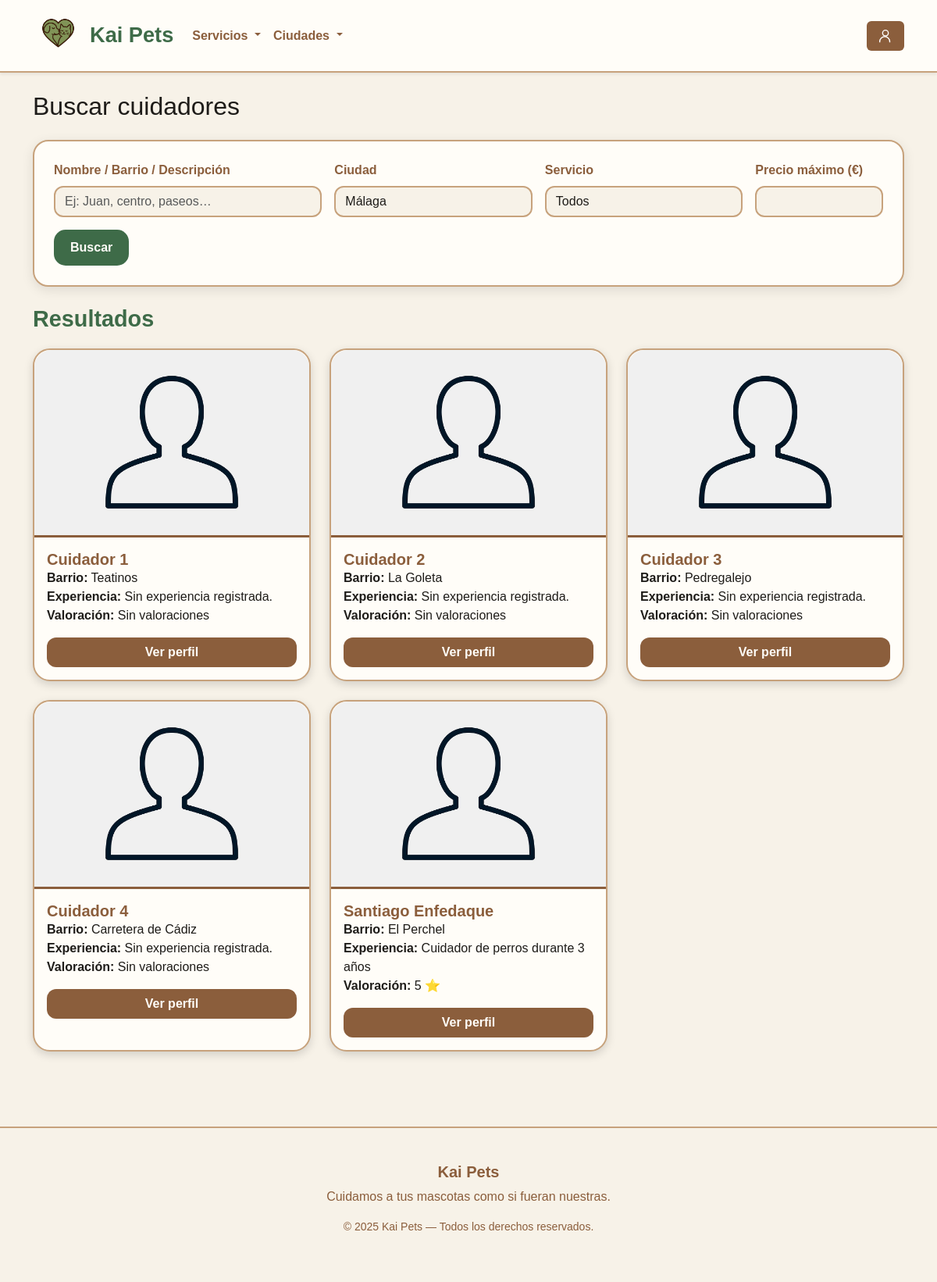
Page /pags/buscador.php?ciudad_id=1 on the committed database.
### tables this page shows
CREATE TABLE `cuidadores` (
  `id` int(11) NOT NULL,
  `usuario_id` int(11) NOT NULL,
  `ciudad_id` int(11) NOT NULL,
  `barrio` varchar(100) NOT NULL,
  `descripcion` text NOT NULL,
  `experiencia` varchar(255) DEFAULT NULL,
  `dni_foto` varchar(255) NOT NULL,
  `foto_perfil` varchar(255) NOT NULL
);

CREATE TABLE `usuarios` (
  `id` int(11) NOT NULL,
  `nombre` varchar(100) NOT NULL,
  `apellido` varchar(200) NOT NULL,
  `email` varchar(255) NOT NULL,
  `password` varchar(255) NOT NULL,
  `telefono` int(9) NOT NULL,
  `direccion` varchar(255) NOT NULL,
  `registro` timestamp NOT NULL DEFAULT current_timestamp(),
  `terminos` tinyint(1) NOT NULL DEFAULT 0,
  `admin` tinyint(1) NOT NULL DEFAULT 0,
  `cuidador` tinyint(1) NOT NULL DEFAULT 0,
  `ciudad_id` int(11) NOT NULL DEFAULT 1
);

### pags/buscador.php (the view, shortened to what this page needs)
<?php
require_once __DIR__ . '/../php/conn_db.php';
$ciudades_raw = $conn->query("SELECT * FROM ciudades ORDER BY nombre")->fetchAll(PDO::FETCH_ASSOC);
$ciudades = [];
foreach ($ciudades_raw as $c) {
    $ciudades[$c['id']] = $c;
}
$texto = $_GET['q'] ?? '';
$ciudad_id = $_GET['ciudad_id'] ?? '';
$precio_max = $_GET['precio_max'] ?? '';
$sql = "
    SELECT c.id AS cuidador_id, c.descripcion, c.experiencia, c.barrio, c.foto_perfil,
           u.nombre, u.apellido, u.telefono,
           (SELECT AVG(puntuacion) FROM opiniones o WHERE o.cuidador_id = c.id) AS media
    FROM cuidadores c
    JOIN usuarios u ON u.id = c.usuario_id
    WHERE 1=1
";
$params = [];
if ($ciudad_id !== '') {
    $sql .= " AND c.ciudad_id = :cid";
    $params[':cid'] = $ciudad_id;
}
$sql .= " ORDER BY u.nombre ASC";
$stmt = $conn->prepare($sql);
$stmt->execute($params);
$resultados = $stmt->fetchAll(PDO::FETCH_ASSOC);
?>
<!DOCTYPE html>
<html lang="es">
<head>
    <link href="https://cdn.jsdelivr.net/npm/bootstrap@5.3.2/dist/css/bootstrap.min.css" rel="stylesheet">
    <link rel="stylesheet" href="/KaiPets/src/css/style.css">
    <link rel="stylesheet" href="/KaiPets/src/css/buscador.css">
</head>
<body>
<?php include __DIR__ . '/../componentes/header.php'; ?>
<div class="container py-4">
    <h2 class="mb-4">Buscar cuidadores</h2>
    <form class="buscador-card mb-4" method="GET" action="buscador.php">
        <div class="row g-3">
            <div class="col-md-4">
                <label class="form-label">Nombre / Barrio / Descripción</label>
                <input type="text" name="q" value="<?= htmlspecialchars($texto) ?>" class="form-control" placeholder="Ej: Juan, centro, paseos…">
            </div>
            <div class="col-md-3">
                <label class="form-label">Ciudad</label>
                <select name="ciudad_id" class="form-select">
                    <?php foreach ($ciudades as $c): ?>
                        <option value="<?= $c['id'] ?>" <?= ($ciudad_id == $c['id']) ? "selected" : "" ?>>
                            <?= htmlspecialchars($c['nombre']) ?>
                        </option>
                    <?php endforeach; ?>
                </select>
            </div>
            <div class="col-md-3">
                <label class="form-label">Servicio</label>
                <select name="servicio_id" class="form-select">
                    <option value="">Todos</option>
                </select>
            </div>
            <div class="col-md-2">
                <label class="form-label">Precio máximo (€)</label>
                <input type="number" name="precio_max" value="<?= htmlspecialchars($precio_max) ?>" class="form-control" min="1">
            </div>
        </div>
        <button class="btn btn-kai-search mt-3">Buscar</button>
    </form>
    <h3 class="resultados-title">Resultados</h3>
    <?php if (!$resultados): ?>
        <p>No se encontraron cuidadores con esos criterios.</p>
    <?php else: ?>
        <div class="row">
            <?php foreach ($resultados as $c): ?>
                <div class="col-md-4 mb-4">
                    <div class="busqueda-card h-100">
                        <img src="<?= htmlspecialchars($c['foto_perfil'] ?: '/KaiPets/uploads/perfiles/pred_usu.jpg') ?>"
                            class="busqueda-img">
                        <div class="busqueda-body p-3">
                            <h5 class="card-title">
                                <?= htmlspecialchars($c['nombre'] . " " . $c['apellido']) ?>
                            </h5>
                            <p class="card-text">
                                <strong>Barrio:</strong> <?= htmlspecialchars($c['barrio']) ?><br>
                                <strong>Experiencia:</strong> <?= htmlspecialchars($c['experiencia']) ?><br>
                                <strong>Valoración:</strong> <?= $c['media'] ? round($c['media'], 1)." ⭐" : "Sin valoraciones" ?>
                            </p>
                            <a href="/KaiPets/pags/ver_cuidador.php?id=<?= $c['cuidador_id'] ?>" class="btn btn-ver-perfil w-100">
                                Ver perfil
                            </a>
                        </div>
                    </div>
                </div>
            <?php endforeach; ?>
        </div>
    <?php endif; ?>
</div>
<?php include __DIR__ . '/../componentes/footer.php'; ?>
</body>
</html>

### src/css/style.css (style rules this page uses)
:root { --verde-oscuro: #3E6B48; --verde-claro: #7CAF7C; --marron-oscuro: #8B5E3C; --marron-claro: #C7A27C; --crema: #F7F2E8; --blanco: #FFFDF8; --negro: #1e1c19; }
body { background: var(--crema); color: var(--negro); font-family: 'Arial', sans-serif; }

### src/css/buscador.css (style rules this page uses)
:root { --verde-oscuro: #3E6B48; --verde-claro: #809257; --marron-oscuro: #8B5E3C; --marron-claro: #C7A27C; --crema: #F7F2E8; --blanco: #FFFDF8; --negro: #1e1c19; }
.buscador-card { background: var(--blanco); border: 2px solid var(--marron-claro); border-radius: 20px; padding: 25px; box-shadow: 0px 4px 15px rgba(0,0,0,0.10); }
.buscador-card label { font-weight: 600; color: var(--marron-oscuro); }
.buscador-card input, .buscador-card select { border-radius: 12px; border: 2px solid var(--marron-claro); background: var(--crema); color: var(--negro); }
.btn-kai-search { background: var(--verde-oscuro); color: var(--blanco); font-weight: 700; padding: 10px 20px; border-radius: 15px; }
.resultados-title { color: var(--verde-oscuro); font-weight: 700; font-size: 1.8rem; margin-bottom: 20px; }
.busqueda-card { background: var(--blanco); border-radius: 22px; border: 2px solid var(--marron-claro); box-shadow: 0 4px 12px rgba(0,0,0,0.15); transition: all .25s; }
.busqueda-img { width: 100%; height: 240px; object-fit: cover; border-top-left-radius: 22px; border-top-right-radius: 22px; border-bottom: 3px solid var(--marron-oscuro); }
.busqueda-body h5 { color: var(--marron-oscuro); font-weight: 700; }
.busqueda-body p { color: var(--negro); }
.btn-ver-perfil { background: var(--marron-oscuro); color: var(--blanco); border-radius: 12px; font-weight: 700; }

### rows in the picture
cuidadores: foto_perfil (picture), usuario.apellido "Cuidador 1", barrio "Teatinos", experiencia "Sin experiencia registrada.", shows "Sin valoraciones"
cuidadores: foto_perfil (picture), usuario.apellido "Cuidador 2", barrio "La Goleta", experiencia "Sin experiencia registrada.", shows "Sin valoraciones"
cuidadores: foto_perfil (picture), usuario.apellido "Cuidador 3", barrio "Pedregalejo", experiencia "Sin experiencia registrada.", shows "Sin valoraciones"
cuidadores: foto_perfil (picture), usuario.apellido "Cuidador 4", barrio "Carretera de Cádiz", experiencia "Sin experiencia registrada.", shows "Sin valoraciones"
cuidadores: foto_perfil (picture), usuario.apellido "Santiago Enfedaque", barrio "El Perchel", experiencia "Cuidador de perros durante 3 años", media "5"

### other values in the picture
form field ciudad_id "Málaga"
